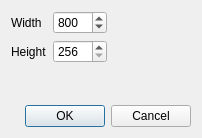
<?xml version="1.0" encoding="UTF-8"?>
<ui version="4.0">
 <class>canvasSizeForm</class>
 <widget class="QDialog" name="canvasSizeForm">
  <property name="geometry">
   <rect>
    <x>0</x>
    <y>0</y>
    <width>202</width>
    <height>138</height>
   </rect>
  </property>
  <property name="windowTitle">
   <string>Image Size</string>
  </property>
  <layout class="QVBoxLayout" name="verticalLayout">
   <item>
    <layout class="QHBoxLayout" name="horizontalLayout">
     <item>
      <layout class="QGridLayout" name="gridLayout">
       <item row="0" column="0">
        <widget class="QLabel" name="label_2">
         <property name="text">
          <string>Width</string>
         </property>
        </widget>
       </item>
       <item row="0" column="1">
        <widget class="QSpinBox" name="widthSpinBox">
         <property name="minimum">
          <number>300</number>
         </property>
         <property name="maximum">
          <number>1800</number>
         </property>
         <property name="singleStep">
          <number>1</number>
         </property>
         <property name="value">
          <number>800</number>
         </property>
        </widget>
       </item>
       <item row="1" column="0">
        <widget class="QLabel" name="label">
         <property name="text">
          <string>Height</string>
         </property>
        </widget>
       </item>
       <item row="1" column="1">
        <widget class="QSpinBox" name="heightSpinBox">
         <property name="minimum">
          <number>256</number>
         </property>
         <property name="maximum">
          <number>1024</number>
         </property>
        </widget>
       </item>
      </layout>
     </item>
     <item>
      <spacer name="horizontalSpacer">
       <property name="orientation">
        <enum>Qt::Horizontal</enum>
       </property>
       <property name="sizeHint" stdset="0">
        <size>
         <width>40</width>
         <height>20</height>
        </size>
       </property>
      </spacer>
     </item>
    </layout>
   </item>
   <item>
    <spacer name="verticalSpacer">
     <property name="orientation">
      <enum>Qt::Vertical</enum>
     </property>
     <property name="sizeHint" stdset="0">
      <size>
       <width>20</width>
       <height>16</height>
      </size>
     </property>
    </spacer>
   </item>
   <item>
    <widget class="QDialogButtonBox" name="buttonBox">
     <property name="orientation">
      <enum>Qt::Horizontal</enum>
     </property>
     <property name="standardButtons">
      <set>QDialogButtonBox::Cancel|QDialogButtonBox::Ok</set>
     </property>
    </widget>
   </item>
  </layout>
 </widget>
 <resources/>
 <connections>
  <connection>
   <sender>buttonBox</sender>
   <signal>accepted()</signal>
   <receiver>canvasSizeForm</receiver>
   <slot>accept()</slot>
   <hints>
    <hint type="sourcelabel">
     <x>248</x>
     <y>254</y>
    </hint>
    <hint type="destinationlabel">
     <x>157</x>
     <y>274</y>
    </hint>
   </hints>
  </connection>
  <connection>
   <sender>buttonBox</sender>
   <signal>rejected()</signal>
   <receiver>canvasSizeForm</receiver>
   <slot>reject()</slot>
   <hints>
    <hint type="sourcelabel">
     <x>316</x>
     <y>260</y>
    </hint>
    <hint type="destinationlabel">
     <x>286</x>
     <y>274</y>
    </hint>
   </hints>
  </connection>
 </connections>
</ui>
